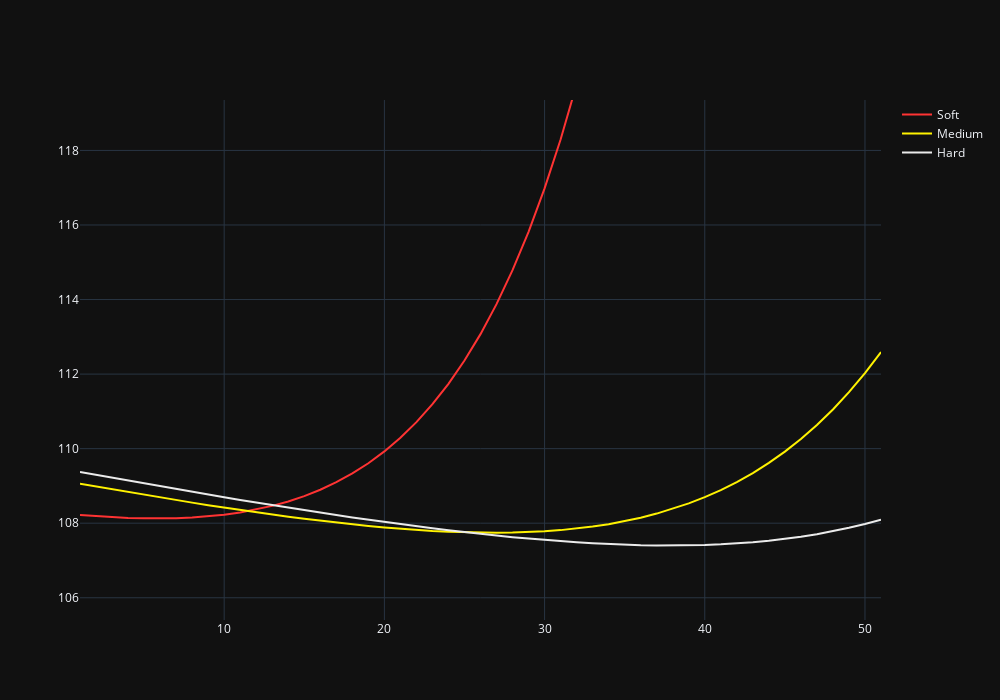

Source (notebook cell):
### Code cell
hovertemplate = '<b>Lap:</b> %{x}<br><b>Time:</b> %{customdata}'

fig = go.Figure()
fig.add_trace(go.Scatter(x=df_times[df_times['Tyre'] == 'SOFT']['Lap'],
                         y=df_times[df_times['Tyre'] == 'SOFT']['FinalLapTime'],
                         mode='lines',
                         name='Soft',
                         line_color=compound_colors['SOFT'],
                         customdata=df_times[df_times['Tyre'] == 'SOFT']['TimeStr'],
                         hovertemplate=hovertemplate))

fig.add_trace(go.Scatter(x=df_times[df_times['Tyre'] == 'MEDIUM']['Lap'],
                         y=df_times[df_times['Tyre'] == 'MEDIUM']['FinalLapTime'],
                         mode='lines',
                         name='Medium',
                         line_color=compound_colors['MEDIUM'],
                         customdata=df_times[df_times['Tyre'] == 'MEDIUM']['TimeStr'],
                         hovertemplate=hovertemplate))

fig.add_trace(go.Scatter(x=df_times[df_times['Tyre'] == 'HARD']['Lap'],
                         y=df_times[df_times['Tyre'] == 'HARD']['FinalLapTime'],
                         mode='lines',
                         name='Hard',
                         line_color=compound_colors['HARD'],
                         customdata=df_times[df_times['Tyre'] == 'HARD']['TimeStr'],
                         hovertemplate=hovertemplate))

fig.update_layout(width=1000, height=700, template='plotly_dark', yaxis_range=[df_times['FinalLapTime'].min() - 2, df_times['LapTimeSeconds'].max() + 10], hovermode='x')
fig.show()

### Figure 1 — Plotly figure (JSON) as saved in the notebook; plotly's stock layout.template omitted (floating-point values rounded to 4 significant figures)
{"data": [{"customdata": ["01:48.220", "01:48.187", "01:48.161", "01:48.142", "01:48.130", "01:48.128", "01:48.135", "01:48.154", "01:48.184", "01:48.229", "01:48.289", "01:48.367", "01:48.464", "01:48.583", "01:48.726", "01:48.897", "01:49.099", "01:49.334", "01:49.608", "01:49.926", "01:50.291", "01:50.711", "01:51.191", "01:51.739", "01:52.363", "01:53.072", "01:53.876", "01:54.786", "01:55.817", "01:56.981", "01:58.294", "01:59.776", "02:01.446", "02:03.326", "02:05.442", "02:07.822", "02:10.498", "02:13.505", "02:16.883", "02:20.677", "02:24.936", "02:29.717", "02:35.081", "02:41.099", "02:47.850", "02:55.420", "03:03.910", "03:13.428", "03:24.099", "03:36.060", "03:49.467"], "hovertemplate": "<b>Lap:</b> %{x}<br><b>Time:</b> %{customdata}", "line": {"color": "#FF3333"}, "mode": "lines", "name": "Soft", "type": "scatter", "x": [1, 2, 3, 4, 5, 6, 7, 8, 9, 10, 11, 12, 13, 14, 15, 16, 17, 18, 19, 20, 21, 22, 23, 24, 25, 26, 27, 28, 29, 30, 31, 32, 33, 34, 35, 36, 37, 38, 39, 40, 41, 42, 43, 44, 45, 46, 47, 48, 49, 50, 51], "y": [108.2, 108.2, 108.2, 108.1, 108.1, 108.1, 108.1, 108.2, 108.2, 108.2, 108.3, 108.4, 108.5, 108.6, 108.7, 108.9, 109.1, 109.3, 109.6, 109.9, 110.3, 110.7, 111.2, 111.7, 112.4, 113.1, 113.9, 114.8, 115.8, 117.0, 118.3, 119.8, 121.4, 123.3, 125.4, 127.8, 130.5, 133.5, 136.9, 140.7, 144.9, 149.7, 155.1, 161.1, 167.9, 175.4, 183.9, 193.4, 204.1, 216.1, 229.5]}, {"customdata": ["01:49.057", "01:48.982", "01:48.908", "01:48.834", "01:48.762", "01:48.690", "01:48.620", "01:48.551", "01:48.484", "01:48.418", "01:48.354", "01:48.292", "01:48.232", "01:48.174", "01:48.118", "01:48.066", "01:48.015", "01:47.969", "01:47.925", "01:47.885", "01:47.850", "01:47.818", "01:47.792", "01:47.770", "01:47.755", "01:47.746", "01:47.743", "01:47.748", "01:47.761", "01:47.783", "01:47.814", "01:47.856", "01:47.909", "01:47.974", "01:48.053", "01:48.147", "01:48.257", "01:48.385", "01:48.531", "01:48.699", "01:48.889", "01:49.103", "01:49.345", "01:49.616", "01:49.919", "01:50.258", "01:50.634", "01:51.051", "01:51.514", "01:52.026", "01:52.592"], "hovertemplate": "<b>Lap:</b> %{x}<br><b>Time:</b> %{customdata}", "line": {"color": "#FFF200"}, "mode": "lines", "name": "Medium", "type": "scatter", "x": [1, 2, 3, 4, 5, 6, 7, 8, 9, 10, 11, 12, 13, 14, 15, 16, 17, 18, 19, 20, 21, 22, 23, 24, 25, 26, 27, 28, 29, 30, 31, 32, 33, 34, 35, 36, 37, 38, 39, 40, 41, 42, 43, 44, 45, 46, 47, 48, 49, 50, 51], "y": [109.1, 109.0, 108.9, 108.8, 108.8, 108.7, 108.6, 108.6, 108.5, 108.4, 108.4, 108.3, 108.2, 108.2, 108.1, 108.1, 108.0, 108.0, 107.9, 107.9, 107.9, 107.8, 107.8, 107.8, 107.8, 107.7, 107.7, 107.7, 107.8, 107.8, 107.8, 107.9, 107.9, 108.0, 108.1, 108.1, 108.3, 108.4, 108.5, 108.7, 108.9, 109.1, 109.3, 109.6, 109.9, 110.3, 110.6, 111.1, 111.5, 112.0, 112.6]}, {"customdata": ["01:49.372", "01:49.294", "01:49.217", "01:49.141", "01:49.065", "01:48.990", "01:48.915", "01:48.841", "01:48.768", "01:48.696", "01:48.625", "01:48.554", "01:48.485", "01:48.416", "01:48.349", "01:48.283", "01:48.219", "01:48.155", "01:48.093", "01:48.033", "01:47.975", "01:47.918", "01:47.864", "01:47.811", "01:47.761", "01:47.713", "01:47.668", "01:47.625", "01:47.586", "01:47.549", "01:47.516", "01:47.487", "01:47.462", "01:47.440", "01:47.423", "01:47.411", "01:47.404", "01:47.403", "01:47.407", "01:47.417", "01:47.435", "01:47.459", "01:47.491", "01:47.531", "01:47.580", "01:47.638", "01:47.706", "01:47.785", "01:47.875", "01:47.978", "01:48.093"], "hovertemplate": "<b>Lap:</b> %{x}<br><b>Time:</b> %{customdata}", "line": {"color": "#EBEBEB"}, "mode": "lines", "name": "Hard", "type": "scatter", "x": [1, 2, 3, 4, 5, 6, 7, 8, 9, 10, 11, 12, 13, 14, 15, 16, 17, 18, 19, 20, 21, 22, 23, 24, 25, 26, 27, 28, 29, 30, 31, 32, 33, 34, 35, 36, 37, 38, 39, 40, 41, 42, 43, 44, 45, 46, 47, 48, 49, 50, 51], "y": [109.4, 109.3, 109.2, 109.1, 109.1, 109.0, 108.9, 108.8, 108.8, 108.7, 108.6, 108.6, 108.5, 108.4, 108.3, 108.3, 108.2, 108.2, 108.1, 108.0, 108.0, 107.9, 107.9, 107.8, 107.8, 107.7, 107.7, 107.6, 107.6, 107.5, 107.5, 107.5, 107.5, 107.4, 107.4, 107.4, 107.4, 107.4, 107.4, 107.4, 107.4, 107.5, 107.5, 107.5, 107.6, 107.6, 107.7, 107.8, 107.9, 108.0, 108.1]}], "layout": {"height": 700, "hovermode": "x", "width": 1000, "yaxis": {"range": [105.4, 119.4]}}}
